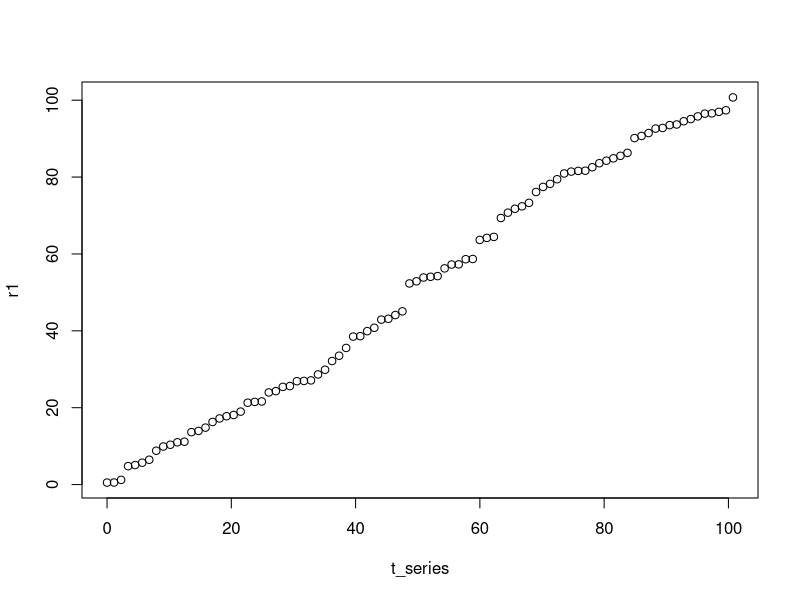

Write R code to recreate this figure.
## ---- chunk 1
rpoisson <- function(Tmax = NULL, Nmax = NULL, lambda) {
    
    # we can have both NULL or both set at the same time.
    if ( !xor(is.null(Tmax), is.null(Nmax)) ) stop("Need to set one (and only one) of Nmax or Tmax")
    
    t = 0
    k = 0
    S = vector()
    
    while (T) {
        r <- runif(1)
        t <- t - log(r) / lambda
        k <- k + 1
        S <- c(S, t)
        
        if (!is.null(Tmax) && (t >= Tmax)) break;
        if (!is.null(Nmax) && (length(S) >= Nmax)) break;
    }
    
    (S)
}
## ---- chunk 2
#r1<-rpoisson(Tmax=10,lambda=1)
tmax=100
r1<-rpoisson(Tmax=tmax,lambda=1)
t_series <- seq(0,max(r1), length=length(r1))
#t_series <- seq(0,length(r1)-1,1)
plot(t_series,r1)
